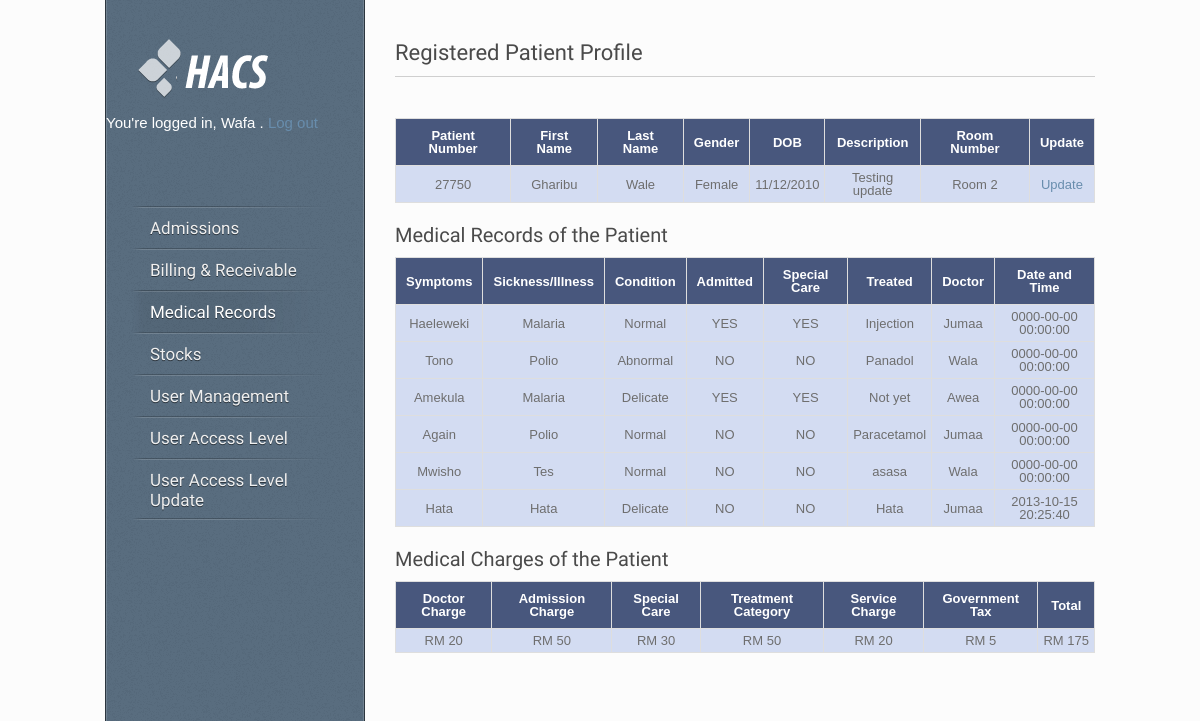
Page /view_emergency.php?id=27750 (signed in) on the committed database.
### tables this page shows
CREATE TABLE IF NOT EXISTS `users` (
  `id` int(10) NOT NULL AUTO_INCREMENT,
  `username` varchar(50) NOT NULL,
  `password` varchar(50) NOT NULL,
  `firstname` varchar(50) NOT NULL,
  `surname` varchar(50) NOT NULL,
  `email` varchar(255) NOT NULL,
  `signup_date` datetime NOT NULL,
  PRIMARY KEY (`id`),
  KEY `username` (`username`)
);

CREATE TABLE IF NOT EXISTS `emergency` (
  `id` int(11) NOT NULL AUTO_INCREMENT,
  `patientNumber` int(11) NOT NULL,
  `patientFirst` varchar(50) NOT NULL,
  `patientLast` varchar(50) NOT NULL,
  `gender` varchar(10) NOT NULL,
  `birthDate` varchar(20) NOT NULL,
  `description` text NOT NULL,
  `emergencyRoom` varchar(10) NOT NULL,
  PRIMARY KEY (`id`)
);

CREATE TABLE IF NOT EXISTS `medication` (
  `patientNumber` varchar(100) NOT NULL,
  `symptoms` text NOT NULL,
  `sickness` text NOT NULL,
  `condition` varchar(255) NOT NULL,
  `admit` varchar(100) NOT NULL,
  `specialcare` varchar(100) NOT NULL,
  `treated` text NOT NULL,
  `doctor` varchar(255) NOT NULL,
  `date` datetime NOT NULL
);

CREATE TABLE IF NOT EXISTS `invoice` (
  `patientNumber` varchar(100) NOT NULL,
  `doctorCharge` varchar(100) NOT NULL,
  `admissionCharge` varchar(100) NOT NULL,
  `specialCare` varchar(100) NOT NULL,
  `treatmentCategory` varchar(100) NOT NULL,
  `serviceCharge` varchar(100) NOT NULL,
  `governmentTax` varchar(100) NOT NULL,
  `date` datetime NOT NULL
);

### core.inc.php (called while the page is built, shortened)
<?php
	function loggedin()
	{
		if (isset($_SESSION['user_id']) && !empty($_SESSION['user_id']))
	{
		return true;
	}else
	{
		return false;
	}
	}
	function getuserfield($field)
	{
		$query = "SELECT `$field` FROM `users` WHERE `id`='".$_SESSION['user_id']."'";
		if ($query_run = mysql_query($query))
		{
			if ($query_result = mysql_result($query_run, 0, $field))
			{
				return $query_result;
			}
		}
	}
		function checkadmission()
	{
		$check = mysql_query("SELECT admission FROM access WHERE userid = '".$_SESSION['user_id']."'");
		while ($row = mysql_fetch_array($check))
		{
			$admission = $row['admission'];
			if ($admission == 1)
			{
				return true;
			}
			else
			{
				return false;
			}
		}
	}
	function checkbill()
	{
		$check = mysql_query("SELECT bill FROM access WHERE userid = '".$_SESSION['user_id']."'");
		while ($row = mysql_fetch_array($check))
		{
			$bill = $row['bill'];
			if ($bill == 1)
			{
				return true;
			}
			else
			{
				return false;
			}
		}
	}
	function checkmedical()
	{
		$check = mysql_query("SELECT medical FROM access WHERE userid = '".$_SESSION['user_id']."'");
		while ($row = mysql_fetch_array($check))
		{
			$medical = $row['medical'];
			if ($medical == 1)
			{
				return true;
			}
			else
			{
				return false;
			}
		}
	}
	function checkstocks()
	{
		$check = mysql_query("SELECT stocks FROM access WHERE userid = '".$_SESSION['user_id']."'");
		while ($row = mysql_fetch_array($check))
		{
			$stocks = $row['stocks'];
			if ($stocks == 1)
			{
				return true;
			}
			else
			{
				return false;
			}
		}
	}
	function checkpatient()
	{
		$check = mysql_query("SELECT patient FROM access WHERE userid = '".$_SESSION['user_id']."'");
		while ($row = mysql_fetch_array($check))
		{
			$patient = $row['patient'];
			if ($patient == 1)
			{
				return true;
			}
			else
			{
				return false;
			}
		}
	}
	function checkadmin()
	{
		$check = mysql_query("SELECT admin FROM access WHERE userid = '".$_SESSION['user_id']."'");
		while ($row = mysql_fetch_array($check))
		{
			$admin = $row['admin'];
			if ($admin == 1)
			{
				return true;
			}
			else
			{
				return false;
			}
		}
	}
?>

### view_emergency.php (the view, shortened to what this page needs)
<?php
	require 'core.inc.php';
	if (loggedin())
	{
?>
<!DOCTYPE HTML>
<html lang="en-US">
<head>
<link rel="stylesheet" type="text/css" href="style.css" media="all" />
<link type="text/css" rel="stylesheet" href="css/styles/form.css?v3.1.19"/>
<link href="css/calendarview.css?v3.1.19" rel="stylesheet" type="text/css" />
<link type="text/css" rel="stylesheet" href="http://cdn.jotfor.ms/css/styles/nova.css?3.1.19" />
<link type="text/css" media="print" rel="stylesheet" href="http://cdn.jotfor.ms/css/printForm.css?3.1.19" />
</head>
<body>
<div id="wrapper">
<div id="sidebar">
		 <div id="logo"><a href="index.php"><img src="style/images/logo.png" alt="Hospital Access Control System" /></a></div>
		<?php
			$firstname = getuserfield('firstname');
			$firstname_decrypted = base64_decode($firstname);
			echo '<br /><p style="color:white; font-size: 15px;">You\'re logged in,  '.$firstname_decrypted.' . <a href="logout.php">Log out</a></p><br>' ;
		?>
    <div id="menu" class="menu-v">
      <ul>
		<?php if (checkadmission()) { ?>
        <li><a href="index.php" >Admissions</a>
        </li>
		<?php
			}else
			{
		?>		<li><a href="#" style="color: red;"><?php echo 'Permission Denied'; ?></a></li>
		<?php
			}
		?>
		<?php if (checkbill()) { ?>
        <li><a href="bill_receivable.php">Billing & Receivable</a>
        </li>
		<?php
			}else
			{
		?>		<li><a href="#" style="color: red;"><?php echo 'Permission Denied'; ?></a></li>
		<?php
			}
		?>
		<?php if (checkmedical()) { ?>
        <li><a href="medical.php" class="active">Medical Records</a></li>
		<?php
			}else
			{
		?>		<li><a href="#" style="color: red;"><?php echo 'Permission Denied'; ?></a></li>
		<?php
			}
		?>
		<?php if (checkstocks()) { ?>
        <li><a href="stocks.php">Stocks</a>
        </li>
		<?php
			}else
			{
		?>		<li><a href="#" style="color: red;"><?php echo 'Permission Denied'; ?></a></li>
		<?php
			}
		?>
		<?php if (checkpatient()) { ?>
        <li><a href="#">User Management</a>
		</li>
		<?php
			}else
			{
		?>		<li><a href="#" style="color: red;"><?php echo 'Permission Denied'; ?></a></li>
		<?php
			}
		?>
		<?php if (checkadmin()) { ?>
			<li><a href="access.php">User Access Level</a></li>
			<li><a href="access_update.php">User Access Level Update</a></li>
		<?php
			}else
			{
		?>		<li><a href="#" style="color: red;"><?php echo 'Permission Denied'; ?></a></li>
		<?php
			}
		?>
      </ul>
    </div>
	</div>
	<div id="content">
	<h1 class="title">Registered Patient Profile</h1>
	<div class="line"></div>
	<?php if (checkmedical()) { ?>
	<div id="container">
		<div id="main">
			<table>
				<tr>
					<th>Patient Number</th>
					<th>First Name</th>
					<th>Last Name</th>
					<th>Gender</th>
					<th>DOB</th>
					<th>Description</th>
					<th>Room Number</th>
					<th>Update</th>
				</tr>
				<?php
					$patientNumber = $_GET['id'];
					$sql = "SELECT * FROM emergency WHERE patientNumber='$patientNumber'";
					$query =  mysql_query($sql) or die(mysql_error());
					while ($rows = mysql_fetch_assoc($query))
					{
						$patientNumber = $rows['patientNumber'];
						$patientFirst = $rows['patientFirst'];
						$patientLast = $rows['patientLast'];
						$gender = $rows['gender'];
						$birthDate = $rows['birthDate'];
						$description = $rows['description'];
						$emergencyRoom = $rows['emergencyRoom'];
						$patientFirst_decrypted = base64_decode($patientFirst);
						$patientLast_decrypted = base64_decode($patientLast);
						$gender_decrypted = base64_decode($gender);
						$birthDate_decrypted = base64_decode($birthDate);
						$description_decrypted = base64_decode($description);
						$emergencyRoom_decrypted = base64_decode($emergencyRoom);
				?>
					<tr>
						<td><?php echo $patientNumber; ?></td>
						<td><?php echo $patientFirst_decrypted; ?></td>
						<td><?php echo $patientLast_decrypted; ?></td>
						<td><?php echo $gender_decrypted; ?></td>
						<td><?php echo $birthDate_decrypted; ?></td>
						<td><?php echo $description_decrypted; ?></td>
						<td><?php echo $emergencyRoom_decrypted; ?></td>
						<td><a href="update.php?id=<?php echo $rows['id']; ?>">Update</a></td>
					</tr>
				<?php
					}
				?>
			</table>
			<h2>Medical Records of the Patient</h2>
			<table>
				<tr>
					<th>Symptoms</th>
					<th>Sickness/Illness</th>
					<th>Condition</th>
					<th>Admitted</th>
					<th>Special Care</th>
					<th>Treated</th>
					<th>Doctor</th>
					<th>Date and Time</th>
				</tr>
				<?php
					$patientNumber = $_GET['id'];
					$sql = "SELECT * FROM medication WHERE patientNumber ='$patientNumber' ";
					$query =  mysql_query($sql) or die(mysql_error());
					while ($rows = mysql_fetch_assoc($query))
					{
						$symptoms = $rows['symptoms'];
						$sickness = $rows['sickness'];
						$condition = $rows['condition'];
						$admit = $rows['admit'];
						$specialcare = $rows['specialcare'];
						$treated = $rows['treated'];
						$doctor = $rows['doctor'];
						$date = $rows['date'];
						$symptoms_decrypted = base64_decode($symptoms);
						$sickness_decrypted = base64_decode($sickness);
						$condition_decrypted = base64_decode($condition);
						$admit_decrypted = base64_decode($admit);
						$specialcare_decrypted = base64_decode($specialcare);
						$treated_decrypted = base64_decode($treated);
						$doctor_decrypted = base64_decode($doctor);
				?>
					<tr>
						<td><?php echo $symptoms_decrypted; ?></td>
						<td><?php echo $sickness_decrypted; ?></td>
						<td><?php echo $condition_decrypted; ?></td>
						<td><?php echo $admit_decrypted; ?></td>
						<td><?php echo $specialcare_decrypted; ?></td>
						<td><?php echo $treated_decrypted; ?></td>
						<td><?php echo $doctor_decrypted; ?></td>
						<td><?php echo $date; ?></td>
					</tr>
				<?php
					}
				?>
			</table>
			<h2>Medical Charges of the Patient</h2>
			<table>
				<tr>
					<th>Doctor Charge</th>
					<th>Admission Charge</th>
					<th>Special Care</th>
					<th>Treatment Category</th>
					<th>Service Charge</th>
					<th>Government Tax</th>
					<th>Total</th>
				</tr>
				<?php
					$patientNumber = $_GET['id'];
					$sql = "SELECT * FROM invoice WHERE patientNumber ='$patientNumber' ";
					$query =  mysql_query($sql) or die(mysql_error());
					while ($rows = mysql_fetch_assoc($query))
					{
						$doctorCharge = $rows['doctorCharge'];
						$admissionCharge = $rows['admissionCharge'];
						$specialCare = $rows['specialCare'];
						$treatmentCategory = $rows['treatmentCategory'];
						$serviceCharge = $rows['serviceCharge'];
						$governmentTax = $rows['governmentTax'];
						$doctorCharge_decrypted = base64_decode($doctorCharge);
						$admissionCharge_decrypted = base64_decode($admissionCharge);
						$specialCare_decrypted = base64_decode($specialCare);
						$treatmentCategory_decrypted = base64_decode($treatmentCategory);
						$serviceCharge_decrypted = base64_decode($serviceCharge);
						$governmentTax_decrypted = base64_decode($governmentTax);
						$total = $doctorCharge_decrypted + $admissionCharge_decrypted + $specialCare_decrypted + $treatmentCategory_decrypted + $serviceCharge_decrypted + $governmentTax_decrypted
				?>
					<tr>
						<td>RM&nbsp;<?php echo $doctorCharge_decrypted; ?></td>
						<td>RM&nbsp;<?php echo $admissionCharge_decrypted; ?></td>
						<td>RM&nbsp;<?php echo $specialCare_decrypted; ?></td>
						<td>RM&nbsp;<?php echo $treatmentCategory_decrypted; ?></td>
						<td>RM&nbsp;<?php echo $serviceCharge_decrypted; ?></td>
						<td>RM&nbsp;<?php echo $governmentTax_decrypted; ?></td>
						<td>RM&nbsp;<?php echo $total; ?></td>
					</tr>
				<?php
					}
				?>
			</table>
		</div>
	</div>
	<?php
		}else
		{
	?>		<center><h2 style="color: red;">Permission Denied</h2></center>
	<?php
		}
	?>
</div>
</body>
</html>
<?php
	}else
	{
		require 'loginform.inc.php';
	}
?>

### style.css (style rules this page uses)
html, body, div, span, applet, object, iframe, h1, h2, h3, h4, h5, h6, p, blockquote, pre, a, acronym, address, big, cite, code, del, dfn, em, font, img, ins, kbd, q, s, samp, small, strike, strong, tt, var, b, u, i, center, dl, dt, dd, ol, ul, li, fieldset, form, label, legend { margin:0; padding:0; border:0; outline:0; font-size:100%; vertical-align:baseline; background:transparent }
body { line-height:1 }
ol, ul { list-style:none }
table { border-collapse:collapse; border-spacing:0 }
th, td { margin:0; padding:0 }
html, body { height: 100%; }
body { background-color: #FCFCFC; font-family:Arial, sans-serif; font-size: 13px; color: #585858; }
p { line-height: 20px; margin-bottom: 20px; }
a { color: #688dad; text-decoration: none; }
h1, h2, h3, h4, h5, h6 { font-family: 'Amaranth', sans-serif; color: #4a4a4a; font-weight: normal; margin: 0 0 10px 0; }
h1 { font-size: 22px; line-height: 26px; }
h2 { font-size: 20px; line-height: 24px; }
h1.title { padding: 0; }
img { display: block; }
.line { background: transparent url(style/images/line.png) repeat-x; height: 2px; padding: 20px 0 0 0; line-break: 0px; }
ul { line-height: 20px; margin-bottom: 20px; }
ul li { background: transparent url(style/images/bullet.png) left 8px no-repeat; padding-left: 15px; }
#wrapper { width: 990px; margin: 0 auto; overflow: hidden; }
#content { width: 700px; float: right; padding: 40px 0 20px 0; }
#sidebar { width: 258px; background: #596d7f url(style/images/noize.png) repeat 100% 0; -webkit-box-shadow: inset 0px 0px 0px 1px rgba(255, 255, 255, 0.15); -moz-box-shadow: inset 0px 0px 0px 1px rgba(255, 255, 255, 0.15); box-shadow: inset 0px 0px 0px 1px rgba(255, 255, 255, 0.15); border-left: 1px solid rgba(0, 0, 0, 0.50); border-right: 1px solid rgba(0, 0, 0, 0.50); float: left; position: fixed; margin-top: -1px; z-index: 100; }
#logo { text-align: left; padding: 40px 32px 0 32px; }
#logo a { border: none; }
#logo img { display: inline; }
#menu { float: left; text-align: left; font-family: 'Amaranth', sans-serif; font-size: 17px; margin-top: 40px; margin-bottom: 50px; position: relative; z-index: 100; padding: 0 0 0 24px; text-shadow: 0px 1px 0px rgba(0, 0, 0, 0.5); }
.menu-v ul { margin: 0; padding: 0; list-style-type: none; width: 200px; background: transparent url(style/images/menu-line.png) no-repeat center bottom; }
.menu-v ul li { position: relative; padding-right: 5px; background: transparent url(style/images/menu-line.png) no-repeat center top; padding: 0; }
.menu-v ul li a { display: block; color: white; text-decoration: none; padding: 12px 0 10px 20px; padding-right: 17px; background: transparent; color: #f0f0f0; text-decoration: none; border: none; }
.menu-v ul li a.active, .menu-v ul li a.selected, .menu-v ul li a:hover { text-decoration: none; background: transparent url(style/images/menu-hover.png) repeat-y left top; color: #fff; }
table { width: 100%; border-collapse: collapse; margin-bottom: 20px; color: #6e6e6e; border-bottom:1px solid #dedede; }
table td { padding: 8px 10px; border-right:1px solid #dedede; }
table th { padding: 10px; text-align: left; border-right:1px solid #dedede; font-weight: normal; }
table tr { border-left:1px solid #dedede; border-top:1px solid #dedede; }

### view_emergency.php (style rules this page uses)
#main table th { padding: 10px; background-color: #48577D; color: #FFFFFF; text-align: center; font-weight: bold; }
#main table td { padding: 5px; text-align: center; }
#main table tr { background-color: #D3DCF2; }

### rows in the picture
users: firstname "Wafa"
emergency: patientNumber "27750", patientFirst "Gharibu", patientLast "Wale", gender "Female", birthDate "11/12/2010", description "Testing update", emergencyRoom "Room 2"
medication: symptoms "Haeleweki", sickness "Malaria", condition "Normal", admit "YES", specialcare "YES", treated "Injection", doctor "Jumaa", date "0000-00-00 00:00:00"
medication: symptoms "Tono", sickness "Polio", condition "Abnormal", admit "NO", specialcare "NO", treated "Panadol", doctor "Wala", date "0000-00-00 00:00:00"
medication: symptoms "Amekula", sickness "Malaria", condition "Delicate", admit "YES", specialcare "YES", treated "Not yet", doctor "Awea", date "0000-00-00 00:00:00"
medication: symptoms "Again", sickness "Polio", condition "Normal", admit "NO", specialcare "NO", treated "Paracetamol", doctor "Jumaa", date "0000-00-00 00:00:00"
medication: symptoms "Mwisho", sickness "Tes", condition "Normal", admit "NO", specialcare "NO", treated "asasa", doctor "Wala", date "0000-00-00 00:00:00"
medication: symptoms "Hata", sickness "Hata", condition "Delicate", admit "NO", specialcare "NO", treated "Hata", doctor "Jumaa", date "2013-10-15 20:25:40"
invoice: doctorCharge "20", admissionCharge "50", specialCare "30", treatmentCategory "50", serviceCharge "20", governmentTax "5", total "175"
